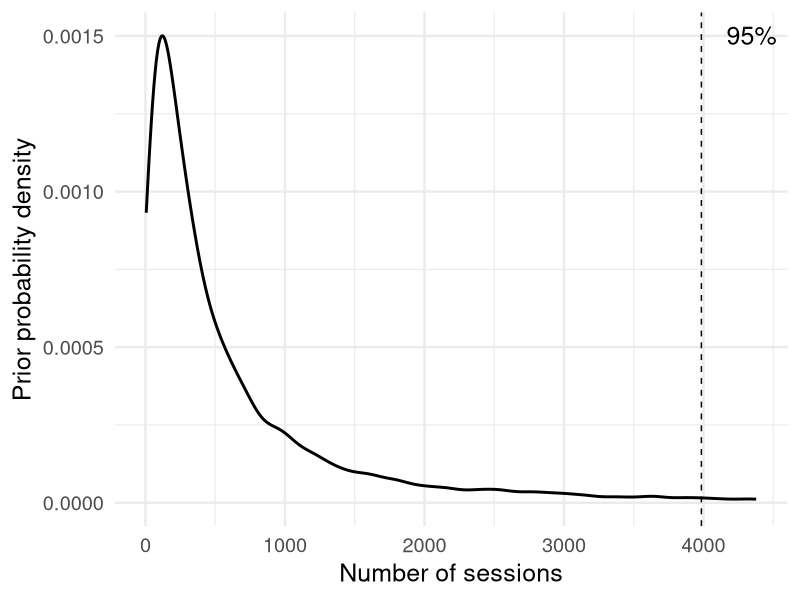

Write R code to recreate this figure.
## ---- chunk 1
library(ggplot2)
library(tidyverse)

font_size <- 18
theme_set(theme_minimal(base_size = font_size))
## ---- chunk 2
set.seed(42)

count <- 10000
mean <- 500
deviation <- 500

mu_0 <- log(mean) - 0.5 * log(1 + (deviation / mean)**2)
sigma_0 <- log(exp(sqrt(log(1 + (deviation / mean)**2))) - 1)

mu_global <- rnorm(count, mean = mu_0, sd = 1)
sigma_global <- rnorm(count, mean = sigma_0, sd = 1)

x <- mapply(function(location, scale) rlnorm(1, meanlog = location, sdlog = scale),
            location = mu_global,
            scale = log(1 + exp(sigma_global)))

prior <- density(x, n = 100000)
x_limit <- quantile(x, 0.95)
y_limit <- max(prior$y)

tibble(x = prior$x, y = prior$y) %>%
  ggplot(aes(x = x, y = y)) +
  geom_line(size = 1) +
  xlim(0, 1.1 * x_limit) +
  geom_vline(xintercept = x_limit, linetype = 'dashed', color = 'black') +
  annotate('text',
           label = '95%',
           x = x_limit,
           y = y_limit,
           vjust = 0.5,
           hjust = -0.5,
           size = font_size / .pt) +
  labs(x = 'Number of sessions', y = 'Prior probability density')
